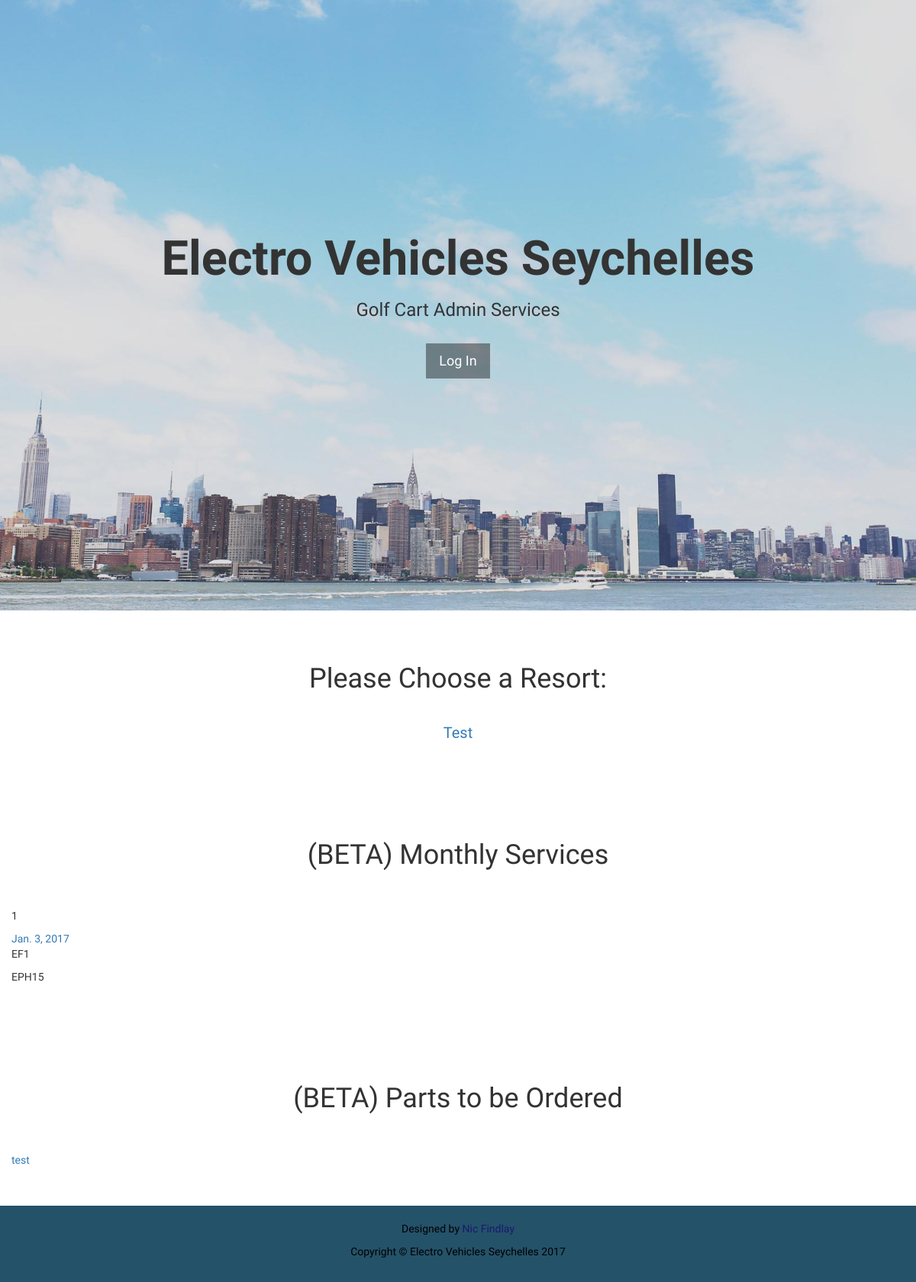
The app's page /, older data.
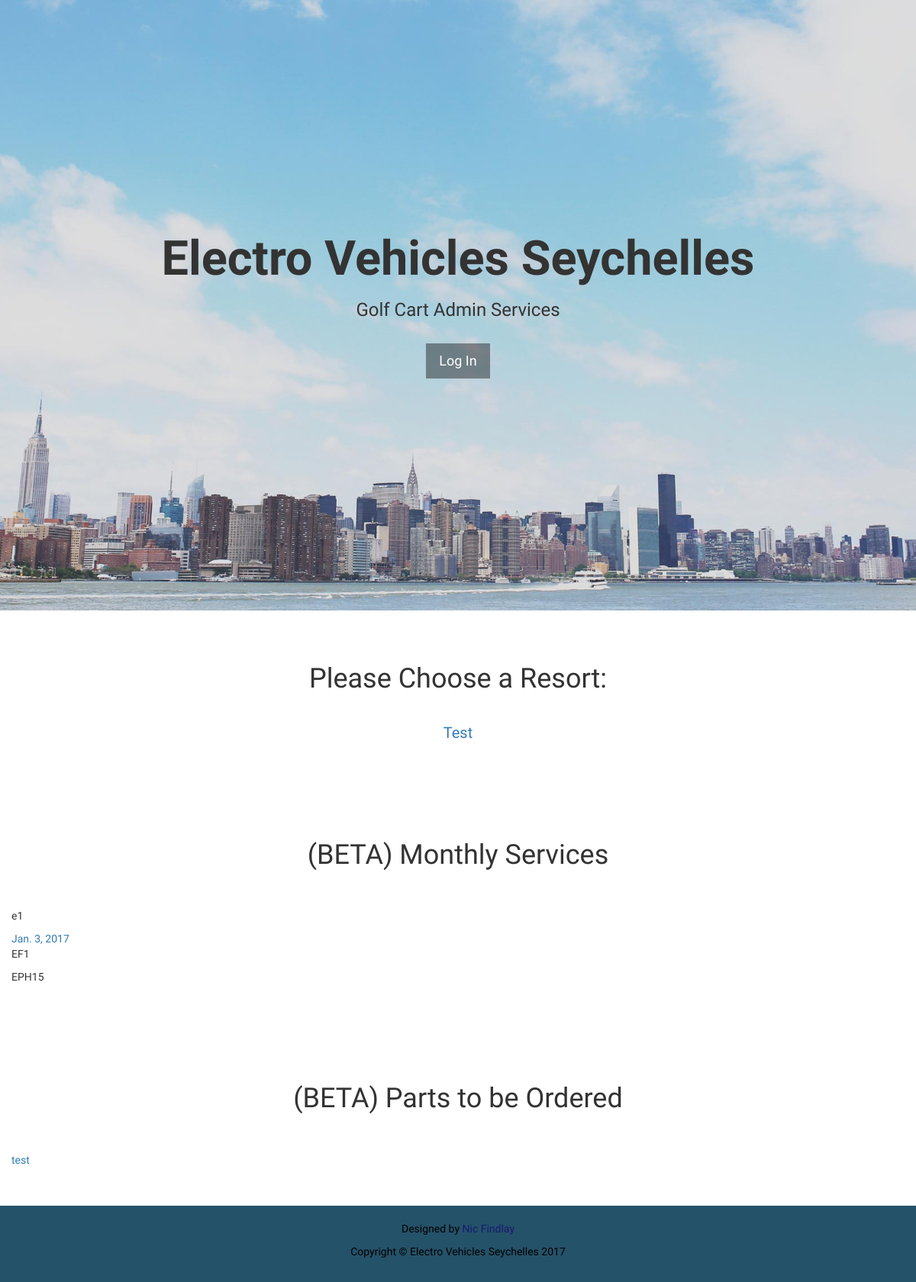
The same page, newer data.
### polls/models.py (models this page shows, shortened)
class Cart(models.Model):
    cart_id = models.CharField(max_length=10, null=True)
    serial_number = models.CharField(max_length=10, null=True)
    department = models.CharField(max_length=200, null=True)
    cartLocation = models.ForeignKey(Location, blank=True, default=1)
    running_hours = models.IntegerField(blank=True, null=True)

### polls/views.py (the view)
# urls.py: url(r'^$', views.index, name='index'),
def index(request):
    location_list = Location.objects.all()
    cart_list = Cart.objects.all()
    service_list = Service.objects.all()
    context = {'location_list': location_list,
               'cart_list' : cart_list,
               'service_list' : service_list}
    return render(request, 'polls/index.html', context)

### polls/templates/polls/index.html (shortened to what this page needs)
{% load static %}
<html lang="en">
<head>
    <link href="../../static/polls/css/bootstrap.min.css" rel="stylesheet">
    <link href="../../static/polls/css/custom.css" rel="stylesheet">
    <link href="../../static/polls/css/stylish-portfolio.css" rel="stylesheet">
    <link href="../../../../../../Downloads/startbootstrap-stylish-portfolio-gh-pages%202/font-awesome/css/font-awesome.min.css" rel="stylesheet" type="text/css">
</head>
<body>
    <header id="top" class="header">
        <div class="text-vertical-center">
            <h1>Electro Vehicles Seychelles</h1>
            <h3>Golf Cart Admin Services</h3>
            <br>
            <a href="/admin" class="btn btn-dark btn-lg">Log In</a>
        </div>
    </header>
    <section id="about" class="about">
        <div class="container">
            <div class="row">
                    <h1 style="text-align: center">Please Choose a Resort:<br><br>
                    {% if location_list %}
                        {% for location in location_list %}
                           <a style="text-align: center; font-size: 20px;" href="/{{ location.id }}/">{{ location.location_name }}</a><br>
                        {% endfor %}
                    {% else %}
                        <p>Please enter data in the Admin Section</p>
                    {% endif %}
                    </h1>
            </div>
        </div>
    </section>
    <section id="about" class="about">
        <div class="container">
            <div class="row">
                    <h1 style="text-align: center">(BETA) Monthly Services<br><br> </h1>
                    {% for cart in cart_list %}
                        <p>{{ cart.cart_id }}</p>
                        {% for service in service_list %}
                            {% if service.cart == cart %}
                                <a href="/{{ service.cart.cartLocation.id }}/{{ service.cart.cart_id }}/{{ service.id }}/"> {{ service.date_in}} <br></a>
                            {% endif %}
                        {% endfor %}
                        {% endfor %}
            </div>
        </div>
    </section>
    <section id="about" class="about">
        <div class="container">
            <div class="row">
                    <h1 style="text-align: center">(BETA) Parts to be Ordered<br><br> </h1>
                    {% for service in service_list %}
                            {% if service.parts_ordered %}
                                <a href="/{{ service.cart.cartLocation.id }}/{{ service.cart.cart_id }}/{{ service.id }}/"> {{ service.parts_ordered}} <br></a>
                            {% endif %}
                        {% endfor %}
            </div>
        </div>
    </section>
    <footer>
        <div class="container">
            <div class="row">
                <div class="col-sm-10 col-sm-offset-1 text-center">
                    <p class="text-muted">Designed by <a style="color: midnightblue" href="http://www.nicfindlay.com">Nic Findlay</a></p>
                    <p class="text-muted">Copyright &copy; Electro Vehicles Seychelles 2017</p>
                </div>
            </div>
        </div>
    </footer>
</body>
</html>

Row changes from the older to the newer data that the page shows:
changed Cart (number 1 of 3 on the later page): cart_id "1" → "e1"
